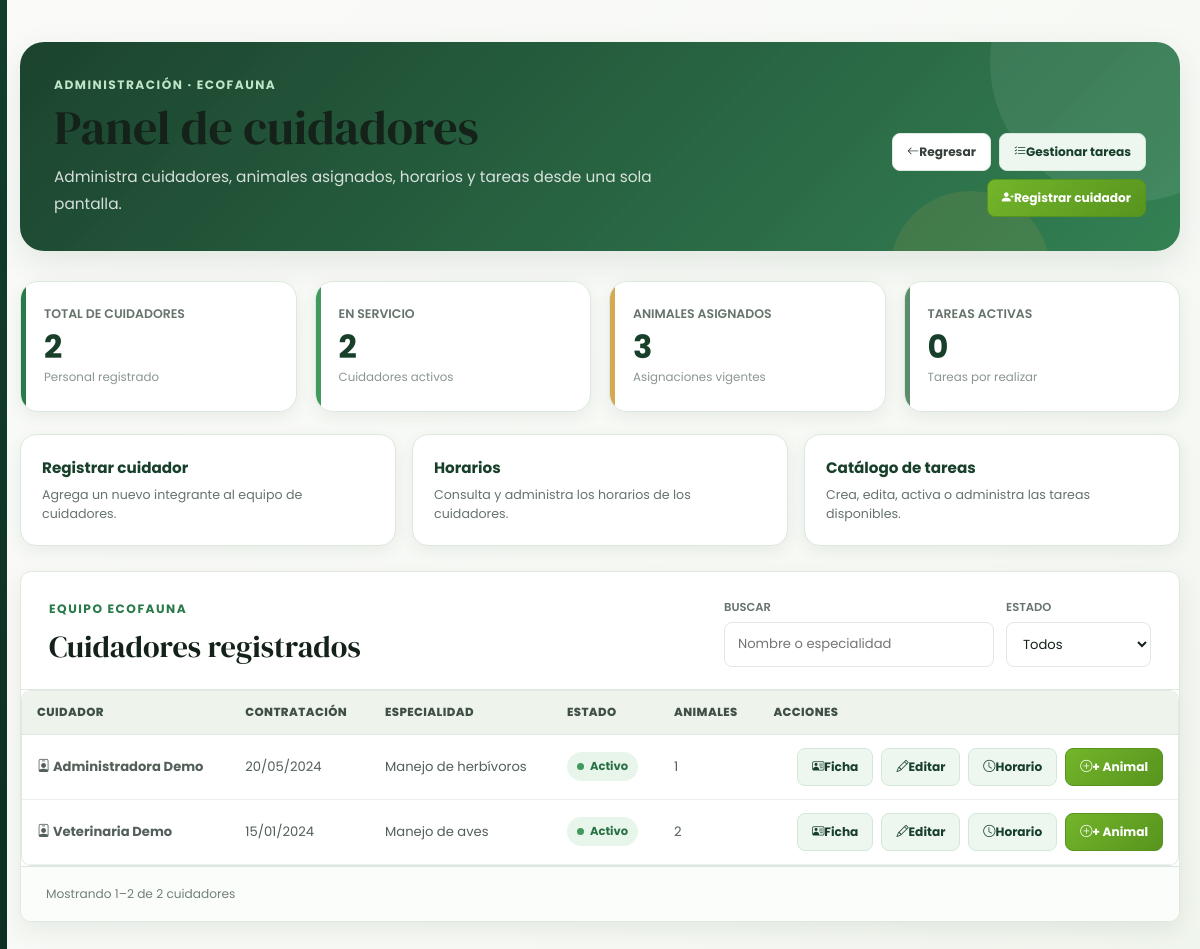
The page /cuidadores/cuidadores.php (signed in) on the database its author committed.
### tables this page shows
CREATE TABLE cuidador (
    id_cuidador INT AUTO_INCREMENT PRIMARY KEY,
    id_usuario INT NOT NULL UNIQUE,
    fecha_contratacion DATE NOT NULL,
    especialidad VARCHAR(100),
    estado ENUM('Activo', 'Inactivo') NOT NULL DEFAULT 'Activo',

    CONSTRAINT fk_cuidador_usuario
        FOREIGN KEY (id_usuario)
        REFERENCES usuario(id_usuario)
        ON DELETE CASCADE
);

CREATE TABLE usuario(
    id_usuario INT AUTO_INCREMENT PRIMARY KEY,
    nombre VARCHAR(100) NOT NULL,
    correo VARCHAR(100) NOT NULL UNIQUE,
    telefono VARCHAR(20),
    fecha_nacimiento DATE
);

### public/index.php (called while the page is built, shortened)
<?php
$base = rtrim(str_replace('\\', '/', dirname($_SERVER['SCRIPT_NAME'] ?? '/index.php')), '/.');
$solicitud = rawurldecode(parse_url($_SERVER['REQUEST_URI'] ?? '/', PHP_URL_PATH) ?: '/');
$ruta = ltrim(substr($solicitud, strlen($base)), '/');
$ruta = $ruta === '' ? 'index.php' : $ruta;
$rutas = require dirname(__DIR__) . '/config/rutas.php';
require dirname(__DIR__) . '/' . $rutas[$ruta];

### app/modulos/cuidadores/cuidadores.php (the view, shortened to what this page needs)
<?php
require_once __DIR__ . "/../../../config/database.php";
function escapar($texto): string
{
    return htmlspecialchars(
        (string)$texto,
        ENT_QUOTES,
        "UTF-8"
    );
}
function fechaMostrar($fecha): string
{
    if (
        empty($fecha) ||
        $fecha === "0000-00-00"
    ) {
        return "—";
    }
    $timestamp = strtotime($fecha);
    return date("d/m/Y", $timestamp);
}
$sqlResumen = "
    SELECT
        (
            SELECT COUNT(*)
            FROM cuidador
        ) AS total_cuidadores,
        (
            SELECT COUNT(*)
            FROM cuidador
            WHERE estado = 'Activo'
        ) AS cuidadores_activos,
        (
            SELECT COUNT(*)
            FROM cuidador_animal
            WHERE estado = 'Activo'
        ) AS animales_asignados,
        (
            SELECT COUNT(*)
            FROM tarea
            WHERE estado = 'Activa'
        ) AS tareas_activas
";
$resumen =
    $conexion->query(
        $sqlResumen
    );
$indicadores =
    $resumen->fetch_assoc();
$sql = "
    SELECT
        c.id_cuidador,
        c.fecha_contratacion,
        c.especialidad,
        c.estado,
        u.nombre,
        COUNT(
            DISTINCT CASE
                WHEN ca.estado = 'Activo'
                THEN ca.id_cuidador_animal
            END
        ) AS animales_asignados
    FROM cuidador c
    INNER JOIN usuario u
        ON u.id_usuario = c.id_usuario
    LEFT JOIN cuidador_animal ca
        ON ca.id_cuidador = c.id_cuidador
    GROUP BY
        c.id_cuidador,
        c.fecha_contratacion,
        c.especialidad,
        c.estado,
        u.nombre
    ORDER BY
        u.nombre ASC
";
$resultado =
    $conexion->query($sql);
$datosCuidadores = [];
while (
    $cuidador =
        $resultado->fetch_assoc()
) {
    $idCuidador =
        (int)$cuidador["id_cuidador"];
    $cuidador["animales"] = [];
    $cuidador["animales_disponibles"] = [];
    $sqlDisponibles = "
        SELECT
            a.id_animal,
            a.nombre_animal
        FROM animal a
        WHERE NOT EXISTS (
            SELECT 1
            FROM cuidador_animal ca
            WHERE ca.id_cuidador = ?
            AND ca.id_animal = a.id_animal
            AND ca.estado = 'Activo'
        )
        ORDER BY
            a.nombre_animal ASC
    ";
    $stmtDisponibles =
        $conexion->prepare(
            $sqlDisponibles
        );
    $stmtDisponibles->bind_param(
        "i",
        $idCuidador
    );
    $stmtDisponibles->execute();
    $resultadoDisponibles =
        $stmtDisponibles->get_result();
    while (
        $animalDisponible =
            $resultadoDisponibles->fetch_assoc()
    ) {
        $cuidador[
            "animales_disponibles"
        ][] =
            $animalDisponible;
    }
    $sqlAnimales = "
        SELECT
            ca.id_cuidador_animal,
            ca.id_cuidador,
            ca.id_animal,
            ca.fecha_asignacion,
            ca.fecha_finalizacion,
            ca.responsabilidad,
            ca.estado,
            a.nombre_animal
        FROM cuidador_animal ca
        INNER JOIN animal a
            ON a.id_animal = ca.id_animal
        WHERE ca.id_cuidador = ?
        ORDER BY
            CASE
                WHEN ca.estado = 'Activo'
                THEN 0
                ELSE 1
            END,
            ca.fecha_asignacion DESC
    ";
    $stmtAnimales =
        $conexion->prepare(
            $sqlAnimales
        );
    $stmtAnimales->bind_param(
        "i",
        $idCuidador
    );
    $stmtAnimales->execute();
    $resultadoAnimales =
        $stmtAnimales->get_result();
    while (
        $animal =
            $resultadoAnimales->fetch_assoc()
    ) {
        $animal["tareas"] = [];
        $cuidador["animales"][] =
            $animal;
    }
    $datosCuidadores[] =
        $cuidador;
}
?>
<!DOCTYPE html>
<html lang="es">
<head>
<link
    rel="stylesheet"
    href="https://cdn.jsdelivr.net/npm/bootstrap-icons@1.13.1/font/bootstrap-icons.min.css"
>
    <link rel="stylesheet" href="../css/crud-modern.css?v=1">
    <link rel="stylesheet" href="../css/ecofauna-unified.css?v=1">
</head>
<body class="ecofauna-unified crud-modern">
<main class="contenedor">
<header class="encabezado">
    <div>
        <p class="etiqueta-seccion">
            Administración · EcoFauna
        </p>
        <h1>
            Panel de cuidadores
        </h1>
        <p class="subtitulo">
            Administra cuidadores, animales asignados,
            horarios y tareas desde una sola pantalla.
        </p>
    </div>
    <div class="acciones">
        <a
            href="../admin.php"
            class="boton volver"
        >
            <i class="bi bi-arrow-left"></i>
            Regresar
        </a>
        <a
            href="tareas_cuidador.php"
            class="boton editar"
        >
            <i class="bi bi-list-check"></i>
            Gestionar tareas
        </a>
        <a
            href="cuidador_agregar.php"
            class="boton guardar"
        >
            <i class="bi bi-person-plus-fill"></i>
            Registrar cuidador
        </a>
    </div>
</header>
<section class="indicadores">
    <article class="indicador">
        <span>
            Total de cuidadores
        </span>
        <strong>
            <?= (int)$indicadores[
                "total_cuidadores"
            ] ?>
        </strong>
        <small>
            Personal registrado
        </small>
    </article>
    <article class="indicador">
        <span>
            En servicio
        </span>
        <strong>
            <?= (int)$indicadores[
                "cuidadores_activos"
            ] ?>
        </strong>
        <small>
            Cuidadores activos
        </small>
    </article>
    <article class="indicador">
        <span>
            Animales asignados
        </span>
        <strong>
            <?= (int)$indicadores[
                "animales_asignados"
            ] ?>
        </strong>
        <small>
            Asignaciones vigentes
        </small>
    </article>
    <article class="indicador">
        <span>
            Tareas activas
        </span>
        <strong>
            <?= (int)$indicadores[
                "tareas_activas"
            ] ?>
        </strong>
        <small>
            Tareas por realizar
        </small>
    </article>
</section>
<section class="accesos-rapidos">
    <a
        class="acceso-rapido"
        href="cuidador_agregar.php"
    >
        <strong>
            Registrar cuidador
        </strong>
        <span>
            Agrega un nuevo integrante
            al equipo de cuidadores.
        </span>
    </a>
    <a
        class="acceso-rapido"
        href="horario_cuidador.php"
    >
        <strong>
            Horarios
        </strong>
        <span>
            Consulta y administra los horarios
            de los cuidadores.
        </span>
    </a>
    <a
        class="acceso-rapido"
        href="tareas_cuidador.php"
    >
        <strong>
            Catálogo de tareas
        </strong>
        <span>
            Crea, edita, activa o administra
            las tareas disponibles.
        </span>
    </a>
</section>
<section class="tarjeta">
    <div class="cabecera-tabla">
        <div>
            <p
                class="etiqueta-seccion"
                style="color:var(--verde);"
            >
                Equipo EcoFauna
            </p>
            <h2 class="titulo">
                Cuidadores registrados
            </h2>
        </div>
        <div class="controles-tabla">
            <label class="campo-busqueda">
                <span>
                    Buscar
                </span>
                <input
                    type="search"
                    id="buscador-cuidadores"
                    placeholder="Nombre o especialidad"
                    autocomplete="off"
                >
            </label>
            <label class="campo-filtro">
                <span>
                    Estado
                </span>
                <select
                    id="filtro-estado"
                >
                    <option value="">
                        Todos
                    </option>
                </select>
            </label>
        </div>
    </div>
    <div class="tabla-contenedor">
        <table id="tabla-cuidadores">
            <thead>
                <tr>
                    <th>
                        Cuidador
                    </th>
                    <th>
                        Contratación
                    </th>
                    <th>
                        Especialidad
                    </th>
                    <th>
                        Estado
                    </th>
                    <th>
                        Animales
                    </th>
                    <th>
                        Acciones
                    </th>
                </tr>
            </thead>
            <tbody>
            <?php if (
                count($datosCuidadores) > 0
            ): ?>
                <?php foreach (
                    $datosCuidadores
                    as $cuidador
                ): ?>
                    <?php
                    $idCuidador =
                        (int)$cuidador[
                            "id_cuidador"
                        ];
                    $estadoActual =
                        $cuidador["estado"]
                        === "Activo"
                            ? "Activo"
                            : "Inactivo";
                    ?>
                    <tr
                        class="fila-cuidador"
                        data-estado="<?= escapar(
                            $estadoActual
                        ) ?>"
                    >
                        <td>
                            <strong>
                                <i class="bi bi-person-badge"></i>
                                <?= escapar(
                                    $cuidador["nombre"]
                                ) ?>
                            </strong>
                        </td>
                        <td>
                            <?= fechaMostrar(
                                $cuidador[
                                    "fecha_contratacion"
                                ]
                            ) ?>
                        </td>
                        <td>
                            <?= escapar(
                                $cuidador[
                                    "especialidad"
                                ]
                                ?: "Sin especialidad"
                            ) ?>
                        </td>
                        <td>
                            <span
                                class="estado
                                <?= $estadoActual === "Activo"
                                    ? "activo"
                                    : "finalizado" ?>"
                            >
                                <?= escapar(
                                    $estadoActual
                                ) ?>
                            </span>
                        </td>
                        <td>
                            <?= (int)
                                $cuidador[
                                    "animales_asignados"
                                ] ?>
                        </td>
                        <td>
                            <div class="acciones">
                                <button
                                    type="button"
                                    class="boton editar"
                                    onclick="mostrarFicha(
                                        <?= $idCuidador ?>
                                    )"
                                >
                                    <i class="bi bi-person-vcard"></i>
                                    Ficha
                                </button>
                                <a
                                    href="cuidador_editar.php?id=<?= $idCuidador ?>"
                                    class="boton editar"
                                >
                                    <i class="bi bi-pencil"></i>
                                    Editar
                                </a>
                                <a
                                    href="horario_cuidador.php?id=<?= $idCuidador ?>"
                                    class="boton editar"
                                >
                                    <i class="bi bi-clock"></i>
                                    Horario
                                </a>
                                <?php if (
                                    $cuidador["estado"]
                                    === "Activo"
                                ): ?>
                                    <button
                                        type="button"
                                        class="boton guardar"
                                        onclick="mostrarFicha(
                                            <?= $idCuidador ?>
                                        )"
                                    >
                                        <i class="bi bi-plus-circle"></i>
                                        + Animal
                                    </button>
                                <?php endif; ?>
                            </div>
                        </td>
                    </tr>
                <?php endforeach; ?>
            <?php endif; ?>
            </tbody>
        </table>
    </div>
    <div class="pie-tabla">
        <p
            id="resumen-cuidadores"
            class="resumen-tabla"
        ></p>
    </div>
</section>
</main>
</body>
</html>

### rows shown on the page
cuidador: id_usuario.nombre "Administradora Demo", fecha_contratacion "20/05/2024", especialidad "Manejo de herbívoros", estado "Activo", cuidador "1"
cuidador: id_usuario.nombre "Veterinaria Demo", fecha_contratacion "15/01/2024", especialidad "Manejo de aves", estado "Activo", cuidador "2"
